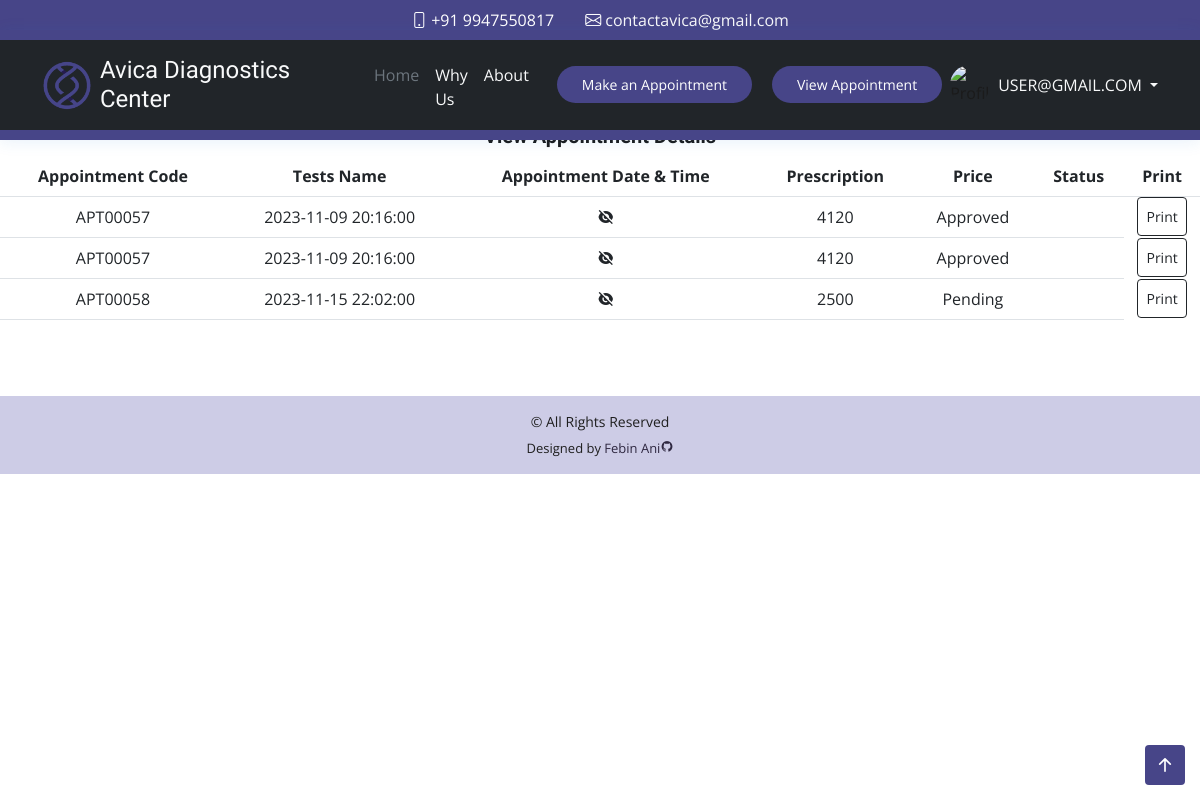
Page /viewappointmentcp.php (signed in) on the committed database.
### tables this page shows
CREATE TABLE `tb_appointment` (
  `apt_id` int(10) NOT NULL,
  `test_id` int(10) NOT NULL,
  `apt_code` varchar(100) NOT NULL
);

CREATE TABLE `tb_appointment_list` (
  `apt_id` int(10) NOT NULL,
  `name` text NOT NULL,
  `code` varchar(100) NOT NULL,
  `user_id` int(10) NOT NULL,
  `schedule` datetime NOT NULL,
  `pres` varchar(150) NOT NULL,
  `price` int(10) NOT NULL,
  `status` int(50) NOT NULL,
  `payment_status` int(50) NOT NULL,
  `date_created` datetime NOT NULL,
  `date_updated` datetime DEFAULT NULL
);

### viewappointmentcp.php (the view, shortened to what this page needs)
<?php
  include('constant/securityhome.php');
  include('constant/topbar.php');
  include('constant/header.php');
?>
  <section class="section">
    <div class="row">
        <div class="col-lg-12 mt-5">
        <h1 class="text-center fs-5 mt-3 fw-bold">View Appointment Details</h1>
        <table class="table">
        <thead>
            <tr class="text-center ">
            <th scope="col">Appointment Code</th>
            <th scope="col">Tests Name</th>
            <th scope="col">Appointment Date & Time</th>
            <th scope="col">Prescription</th>
            <th scope="col">Price</th>
            <th scope="col">Status</th>
            <th scope="col">Print</th>
            </tr>
        </thead>
        <tbody>
        <?php
          $id = $_SESSION['id'];
          $sql = "SELECT
          *
      FROM tb_appointment s
      INNER JOIN tb_test cu
      ON cu.test_id = s.test_id
      INNER JOIN tb_appointment_list AS ci
      ON ci.code = s.apt_code WHERE ci.user_id = $id;
      ";
          $result = $conn->query($sql);
          if ($result->num_rows > 0) {
            while ($row = $result->fetch_assoc()) {
              echo '<tr class="text-center">';
              echo '<td class="nn">' . $row["apt_code"] . '</td>';
              echo '<td>' . $row["schedule"] . '</td>';
              echo "<td>" ?>
              <?php
              $pres=$row["pres"];
              if($pres!==""){
              ?>
                <a class="d-flex justify-content-center link-dark" href=<?php echo "assets/upload/".$row["pres"]; ?> >  <i class="ri-eye-fill"></i></a>
              <?php
              } else {
              ?>
                <i  class="ri-eye-off-fill d-flex justify-content-center "></i>
              <?php
              }
              echo '<td>' . $row["price"] . '</td>';
              echo "<td>" ?>
              <?php
              $status=$row['status'];
              if($status==0){
              ?>
                Pending
              <?php
              } elseif($status==1) {
              ?>
                Approved
              <?php
              } else {
              ?>
                Completed
              <?php
              }
              echo "<td></td><td class='btn btn-dark btn-sm text-dark' onclick='printMe(event)'>Print</td></tr>";
            }
          }
          ?>
        </tbody>
      </table>
      </div>
    </div>
  </section>
<?php
include('constant/footer.php');
?>

### assets/css/style.css (style rules this page uses)
body { font-family: "Open Sans", sans-serif; color: #1b1b1b; }
h1, h2, h3, h4, h5, h6 { font-family: "Raleway", sans-serif; }
section { padding: 60px 0; overflow: hidden; }

### rows in the picture
tb_appointment: apt_code "APT00057", tb_appointment_list.schedule "2023-11-09 20:16:00", tb_appointment_list.price "4120", shows "Approved"
tb_appointment: apt_code "APT00057", tb_appointment_list.schedule "2023-11-09 20:16:00", tb_appointment_list.price "4120", shows "Approved"
tb_appointment: apt_code "APT00058", tb_appointment_list.schedule "2023-11-15 22:02:00", tb_appointment_list.price "2500", shows "Pending"

### other values in the picture
$_SESSION['username'] "USER@GMAIL.COM"
